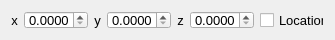
<?xml version="1.0" encoding="UTF-8"?>
<ui version="4.0">
 <class>Form</class>
 <widget class="QWidget" name="Form">
  <property name="geometry">
   <rect>
    <x>0</x>
    <y>0</y>
    <width>335</width>
    <height>40</height>
   </rect>
  </property>
  <property name="sizePolicy">
   <sizepolicy hsizetype="MinimumExpanding" vsizetype="MinimumExpanding">
    <horstretch>0</horstretch>
    <verstretch>0</verstretch>
   </sizepolicy>
  </property>
  <property name="minimumSize">
   <size>
    <width>335</width>
    <height>40</height>
   </size>
  </property>
  <property name="windowTitle">
   <string>Form</string>
  </property>
  <layout class="QGridLayout" name="gridLayout">
   <item row="0" column="0">
    <layout class="QHBoxLayout" name="horizontalLayout_2">
     <item>
      <widget class="QLabel" name="label_12">
       <property name="font">
        <font>
         <pointsize>10</pointsize>
        </font>
       </property>
       <property name="text">
        <string>x</string>
       </property>
       <property name="alignment">
        <set>Qt::AlignCenter</set>
       </property>
      </widget>
     </item>
     <item>
      <widget class="QDoubleSpinBox" name="x_motor">
       <property name="minimumSize">
        <size>
         <width>0</width>
         <height>0</height>
        </size>
       </property>
       <property name="font">
        <font>
         <pointsize>10</pointsize>
        </font>
       </property>
       <property name="decimals">
        <number>4</number>
       </property>
      </widget>
     </item>
     <item>
      <widget class="QLabel" name="label_13">
       <property name="font">
        <font>
         <pointsize>10</pointsize>
        </font>
       </property>
       <property name="text">
        <string>y</string>
       </property>
       <property name="alignment">
        <set>Qt::AlignCenter</set>
       </property>
      </widget>
     </item>
     <item>
      <widget class="QDoubleSpinBox" name="y_motor">
       <property name="font">
        <font>
         <pointsize>10</pointsize>
        </font>
       </property>
       <property name="decimals">
        <number>4</number>
       </property>
      </widget>
     </item>
     <item>
      <widget class="QLabel" name="label_14">
       <property name="font">
        <font>
         <pointsize>10</pointsize>
        </font>
       </property>
       <property name="text">
        <string>z</string>
       </property>
       <property name="alignment">
        <set>Qt::AlignCenter</set>
       </property>
      </widget>
     </item>
     <item>
      <widget class="QDoubleSpinBox" name="z_motor">
       <property name="font">
        <font>
         <pointsize>10</pointsize>
        </font>
       </property>
       <property name="decimals">
        <number>4</number>
       </property>
      </widget>
     </item>
     <item>
      <widget class="QCheckBox" name="location">
       <property name="font">
        <font>
         <pointsize>10</pointsize>
        </font>
       </property>
       <property name="text">
        <string>Location</string>
       </property>
      </widget>
     </item>
    </layout>
   </item>
  </layout>
 </widget>
 <resources/>
 <connections>
  <connection>
   <sender>location</sender>
   <signal>toggled(bool)</signal>
   <receiver>z_motor</receiver>
   <slot>setDisabled(bool)</slot>
   <hints>
    <hint type="sourcelabel">
     <x>236</x>
     <y>10</y>
    </hint>
    <hint type="destinationlabel">
     <x>191</x>
     <y>20</y>
    </hint>
   </hints>
  </connection>
  <connection>
   <sender>location</sender>
   <signal>toggled(bool)</signal>
   <receiver>y_motor</receiver>
   <slot>setDisabled(bool)</slot>
   <hints>
    <hint type="sourcelabel">
     <x>248</x>
     <y>14</y>
    </hint>
    <hint type="destinationlabel">
     <x>110</x>
     <y>19</y>
    </hint>
   </hints>
  </connection>
  <connection>
   <sender>location</sender>
   <signal>toggled(bool)</signal>
   <receiver>x_motor</receiver>
   <slot>setDisabled(bool)</slot>
   <hints>
    <hint type="sourcelabel">
     <x>250</x>
     <y>12</y>
    </hint>
    <hint type="destinationlabel">
     <x>33</x>
     <y>15</y>
    </hint>
   </hints>
  </connection>
  <connection>
   <sender>x_motor</sender>
   <signal>valueChanged(double)</signal>
   <receiver>Form</receiver>
   <slot>motor()</slot>
   <hints>
    <hint type="sourcelabel">
     <x>44</x>
     <y>24</y>
    </hint>
    <hint type="destinationlabel">
     <x>54</x>
     <y>133</y>
    </hint>
   </hints>
  </connection>
  <connection>
   <sender>y_motor</sender>
   <signal>valueChanged(double)</signal>
   <receiver>Form</receiver>
   <slot>motor()</slot>
   <hints>
    <hint type="sourcelabel">
     <x>112</x>
     <y>10</y>
    </hint>
    <hint type="destinationlabel">
     <x>101</x>
     <y>70</y>
    </hint>
   </hints>
  </connection>
  <connection>
   <sender>z_motor</sender>
   <signal>valueChanged(double)</signal>
   <receiver>Form</receiver>
   <slot>motor()</slot>
   <hints>
    <hint type="sourcelabel">
     <x>206</x>
     <y>6</y>
    </hint>
    <hint type="destinationlabel">
     <x>193</x>
     <y>71</y>
    </hint>
   </hints>
  </connection>
 </connections>
 <slots>
  <slot>location()</slot>
  <slot>motor()</slot>
 </slots>
</ui>
